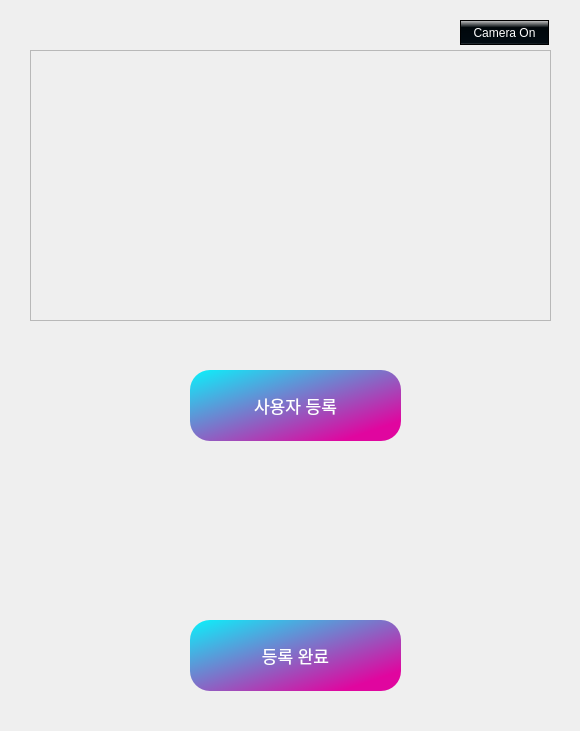
<?xml version="1.0" encoding="UTF-8"?>
<ui version="4.0">
 <class>Dialog</class>
 <widget class="QDialog" name="Dialog">
  <property name="geometry">
   <rect>
    <x>0</x>
    <y>0</y>
    <width>580</width>
    <height>731</height>
   </rect>
  </property>
  <property name="windowTitle">
   <string>Dialog</string>
  </property>
  <property name="styleSheet">
   <string notr="true">QPushButton{
	color: white;
	background-color: qlineargradient(spread:pad, x1:0, y1:0, x2:0.857143, y2:0.857955, stop:0 rgba(10, 242, 251, 255), stop:1 rgba(224, 6, 159, 255));
	border-radius: 20px;
}</string>
  </property>
  <widget class="QLabel" name="userCamScreen">
   <property name="geometry">
    <rect>
     <x>30</x>
     <y>50</y>
     <width>521</width>
     <height>271</height>
    </rect>
   </property>
   <property name="frameShape">
    <enum>QFrame::StyledPanel</enum>
   </property>
   <property name="text">
    <string/>
   </property>
   <property name="alignment">
    <set>Qt::AlignCenter</set>
   </property>
  </widget>
  <widget class="QPushButton" name="cameraBtn">
   <property name="geometry">
    <rect>
     <x>460</x>
     <y>20</y>
     <width>89</width>
     <height>25</height>
    </rect>
   </property>
   <property name="styleSheet">
    <string notr="true">color: white;
	background-color:qlineargradient(spread:reflect, x1:1, y1:0, x2:0.995, y2:1, stop:0 rgba(218, 218, 218, 255), stop:0.305419 rgba(0, 7, 11, 255), stop:0.935961 rgba(2, 11, 18, 255), stop:1 rgba(240, 240, 240, 255));
	border: 1px solid black;
	border-radius: 20px;</string>
   </property>
   <property name="text">
    <string>Camera On</string>
   </property>
  </widget>
  <widget class="QPushButton" name="frameStartBtn">
   <property name="geometry">
    <rect>
     <x>190</x>
     <y>370</y>
     <width>211</width>
     <height>71</height>
    </rect>
   </property>
   <property name="font">
    <font>
     <pointsize>13</pointsize>
    </font>
   </property>
   <property name="styleSheet">
    <string notr="true">color: white;
	background-color: qlineargradient(spread:pad, x1:0, y1:0, x2:0.857143, y2:0.857955, stop:0 rgba(10, 242, 251, 255), stop:1 rgba(224, 6, 159, 255));
	border-radius: 20px;</string>
   </property>
   <property name="text">
    <string>사용자 등록</string>
   </property>
  </widget>
  <widget class="QLabel" name="ing">
   <property name="geometry">
    <rect>
     <x>260</x>
     <y>340</y>
     <width>67</width>
     <height>17</height>
    </rect>
   </property>
   <property name="text">
    <string/>
   </property>
  </widget>
  <widget class="QLabel" name="message">
   <property name="geometry">
    <rect>
     <x>110</x>
     <y>60</y>
     <width>361</width>
     <height>51</height>
    </rect>
   </property>
   <property name="font">
    <font>
     <pointsize>16</pointsize>
    </font>
   </property>
   <property name="text">
    <string/>
   </property>
   <property name="alignment">
    <set>Qt::AlignCenter</set>
   </property>
  </widget>
  <widget class="QPushButton" name="completeBtn">
   <property name="geometry">
    <rect>
     <x>190</x>
     <y>620</y>
     <width>211</width>
     <height>71</height>
    </rect>
   </property>
   <property name="font">
    <font>
     <pointsize>13</pointsize>
    </font>
   </property>
   <property name="styleSheet">
    <string notr="true">color: white;
	background-color: qlineargradient(spread:pad, x1:0, y1:0, x2:0.857143, y2:0.857955, stop:0 rgba(10, 242, 251, 255), stop:1 rgba(224, 6, 159, 255));
	border-radius: 20px;</string>
   </property>
   <property name="text">
    <string>등록 완료</string>
   </property>
  </widget>
 </widget>
 <resources/>
 <connections/>
</ui>
